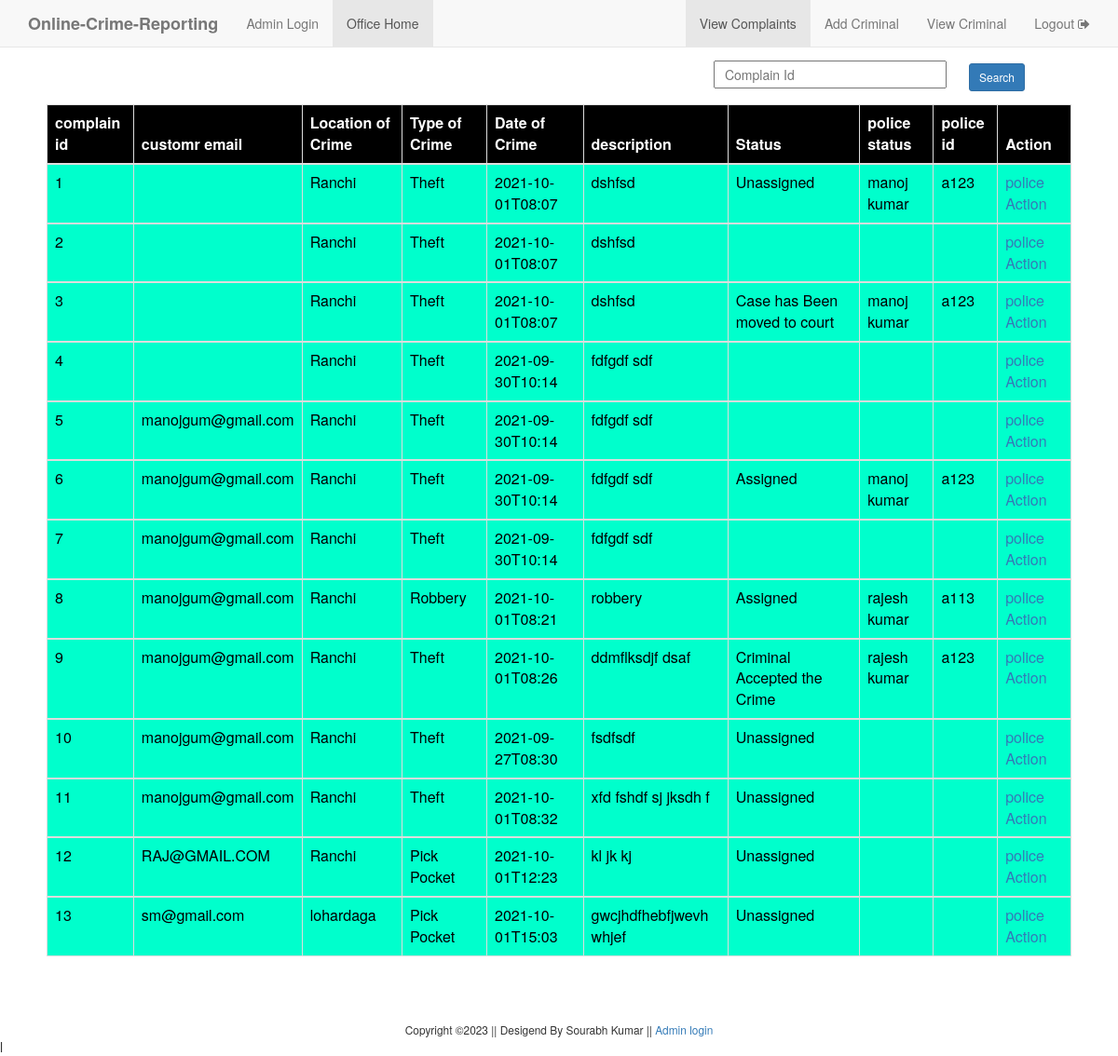
The app's page /demo.php with its own data.
### tables this page shows
CREATE TABLE `complaint` (
  `c_id` int(11) NOT NULL,
  `u_email` varchar(30) NOT NULL,
  `a_no` varchar(12) NOT NULL,
  `location` varchar(30) NOT NULL,
  `type_crime` varchar(30) NOT NULL,
  `d_o_c` varchar(30) NOT NULL,
  `description` varchar(255) NOT NULL,
  `inc_status` varchar(30) NOT NULL,
  `pol_status` varchar(40) NOT NULL,
  `p_id` varchar(40) NOT NULL
);

### demo.php (the view, shortened to what this page needs)
<?php
	include "header/officeheader.php";
?>
<?php
$server="localhost";
			$user="root";
			$password="";
			$db="crimepotal_final";
			$conn=mysqli_connect($server,$user,$password,$db);
			$q="select *from complaint";
			$qu=mysqli_query($conn,$q);
			?>
         <div>
        <form style="float: right; margin-right: 100px; margin-top: 65px;" method="post" action="searchuserdata.php">
            <input type="text" name="cid" style="width: 250px; height: 30px; color: black;" placeholder="&nbsp Complain Id" id="ciid" onfocusout="f1()" required>
            <input class="btn btn-primary btn-sm" type="submit" value="Search" style="margin-top:2px; margin-left:20px;" name="s2">
        </form>
    </div>
            <div style="padding:50px;">
      <table class="table table-bordered">
       <thead class="thead-dark" style="background-color: black; color: white;">
            <tr>
            	<th> complain id </th>
                <th> customr email </th>
                <th>Location of Crime</th>
         		 <th>Type of Crime</th>
          		<th>Date of Crime</th>
          		<th>description</th>
          		<th> Status </th>
                <th> police status </th>
                <th> police id </th>
                <th> Action </th>
            </tr>
            </thead>
            <?php
			while($rs=mysqli_fetch_assoc($qu))
			{
				?>
                 <tbody style=" background-color:#0FC ; color: black;">
                <tr>
                <td><?php echo $rs['c_id']; ?> </td>
                <td><?php echo $rs['u_email']; ?> </td>
                <td><?php echo $rs['location'];; ?> </td>
                <td> <?php echo $rs['type_crime']; ?></td>
                <td> <?php echo $rs['d_o_c']; ?></td>
                <td><?php echo $rs['description']; ?> </td>
                <td><?php echo $rs['inc_status'];?> </td>
                 <td><?php echo $rs['pol_status'];?> </td>
                  <td><?php echo $rs['p_id'];?> </td>
                  <td> <a href="police_feedback.php?id=<?php echo $rs['c_id']; ?> "> police Action </a> </td>
			</tr>
			</tbody>
			<?php
			}
			?>
            </table>
      </div>
<?php
	include "footer/footer.php";
?>l

### records on screen
complaint: c_id "1", location "Ranchi", type_crime "Theft", d_o_c "2021-10-01T08:07", description "dshfsd", inc_status "Unassigned", pol_status "manoj kumar", p "a123"
complaint: c_id "2", location "Ranchi", type_crime "Theft", d_o_c "2021-10-01T08:07", description "dshfsd"
complaint: c_id "3", location "Ranchi", type_crime "Theft", d_o_c "2021-10-01T08:07", description "dshfsd", inc_status "Case has Been moved to court", pol_status "manoj kumar", p "a123"
complaint: c_id "4", location "Ranchi", type_crime "Theft", d_o_c "2021-09-30T10:14", description "fdfgdf sdf"
complaint: c_id "5", u_email "manojgum@gmail.com", location "Ranchi", type_crime "Theft", d_o_c "2021-09-30T10:14", description "fdfgdf sdf"
complaint: c_id "6", u_email "manojgum@gmail.com", location "Ranchi", type_crime "Theft", d_o_c "2021-09-30T10:14", description "fdfgdf sdf", inc_status "Assigned", pol_status "manoj kumar", p "a123"
complaint: c_id "7", u_email "manojgum@gmail.com", location "Ranchi", type_crime "Theft", d_o_c "2021-09-30T10:14", description "fdfgdf sdf"
complaint: c_id "8", u_email "manojgum@gmail.com", location "Ranchi", type_crime "Robbery", d_o_c "2021-10-01T08:21", description "robbery", inc_status "Assigned", pol_status "rajesh kumar", p "a113"
complaint: c_id "9", u_email "manojgum@gmail.com", location "Ranchi", type_crime "Theft", d_o_c "2021-10-01T08:26", description "ddmflksdjf dsaf", inc_status "Criminal Accepted the Crime", pol_status "rajesh kumar", p "a123"
complaint: c_id "10", u_email "manojgum@gmail.com", location "Ranchi", type_crime "Theft", d_o_c "2021-09-27T08:30", description "fsdfsdf", inc_status "Unassigned"
complaint: c_id "11", u_email "manojgum@gmail.com", location "Ranchi", type_crime "Theft", d_o_c "2021-10-01T08:32", description "xfd fshdf sj jksdh f", inc_status "Unassigned"
complaint: c_id "12", u_email "RAJ@GMAIL.COM", location "Ranchi", type_crime "Pick Pocket", d_o_c "2021-10-01T12:23", description "kl jk kj", inc_status "Unassigned"
complaint: c_id "13", u_email "sm@gmail.com", location "lohardaga", type_crime "Pick Pocket", d_o_c "2021-10-01T15:03", description "gwcjhdfhebfjwevh whjef", inc_status "Unassigned"
